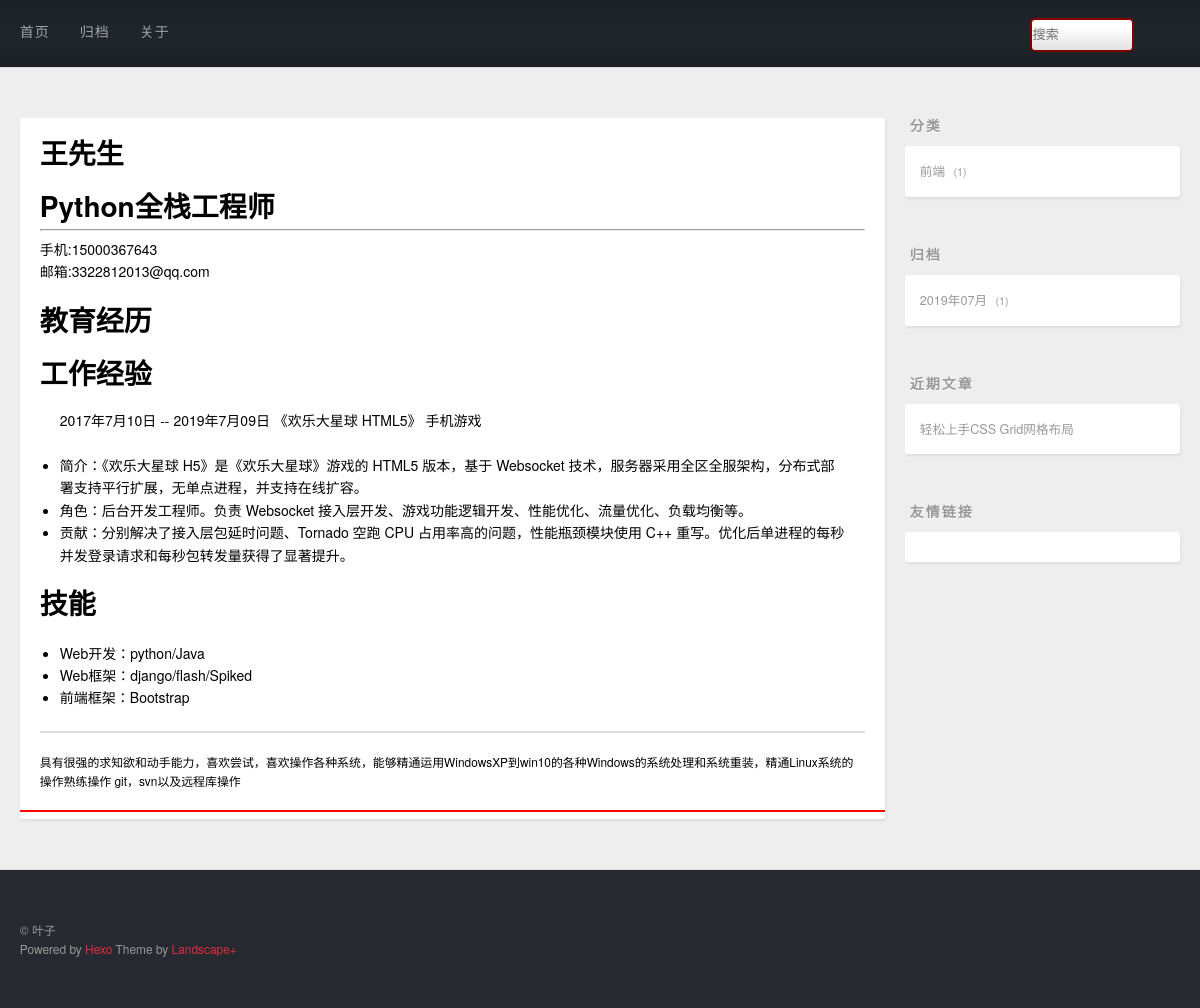
The page /aboutme on the database as committed earlier.
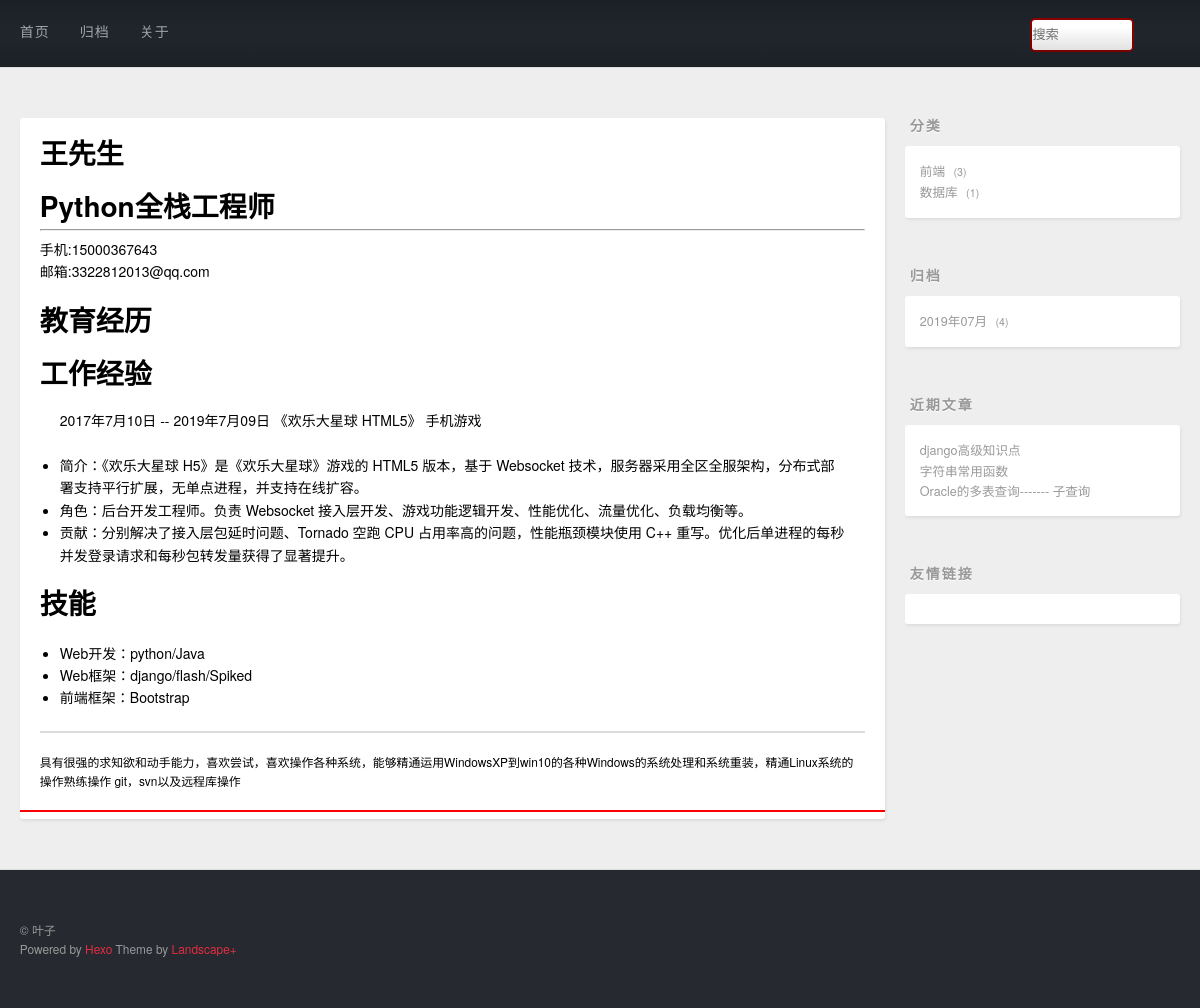
The same page on the database as committed later.
### post/models.py (models this page shows, shortened)
class Post(models.Model):
    title = models.CharField(max_length=128,unique=True)
    desc = models.TextField()
    content = models.TextField()
    created = models.DateField(auto_now_add=True)
    modified = models.DateField(auto_now_add=True)
    category = models.ForeignKey(Category,on_delete=models.CASCADE)
    tags = models.ManyToManyField(Tags)
    class Meta:
        db_table = 't_post'
        verbose_name_plural = '帖子'

### post/views.py (the view)
# urls.py: url(r'aboutme',views.aboutme),
def aboutme(request):
    return render(request,'aboutme.html')

### post/countextprocessors.py (called while the page is built)
def getrightinfo(request):
    from django.db.models import Count
    cate_posts = Post.objects.values('category__cname','category').annotate(count=Count('*')).order_by('-count')
    from django.db import connection
    cursor=connection.cursor()
    arc_posts = cursor.execute("select created,count('*') as count from t_post group by strftime('%Y-%m',created) order by count desc")
    recent_posts = Post.objects.order_by('-id')[:3]
    return {'cate_posts':cate_posts,'recent_posts':recent_posts,'arc_posts':arc_posts}

### templates/aboutme.html (shortened to what this page needs)
{% extends 'base.html' %}
{% block main %}
    <article class="article article-type-page">
<div class="article-inner">
    <header class="article-header">
    <p class="article-title">
      王先生
    </p>
    <br>
    <h1 class="article-title">
      Python全栈工程师
    </h1>
    <hr>
        <p class="article-tag-list-item">手机:15000367643</p>
        <br>
        <p class="article-tag-list-item">邮箱:3322812013@qq.com</p>
        <br>
        <br>
    </header>
<div class="article-entry">
     <article class="article-title">教育经历</article>
</div>
<div class="article-entry">
     <article class="article-title">工作经验</article>
        <article class="article-header">
          2017年7月10日 -- 2019年7月09日 《欢乐大星球 HTML5》 手机游戏
      </article>
            <ul>
           <li>简介：《欢乐大星球 H5》是《欢乐大星球》游戏的 HTML5 版本，基于 Websocket 技术，服务器采用全区全服架构，分布式部署支持平行扩展，无单点进程，并支持在线扩容。</li>
           <li>角色：后台开发工程师。负责 Websocket 接入层开发、游戏功能逻辑开发、性能优化、流量优化、负载均衡等。</li>
           <li>贡献：分别解决了接入层包延时问题、Tornado 空跑 CPU 占用率高的问题，性能瓶颈模块使用 C++ 重写。优化后单进程的每秒并发登录请求和每秒包转发量获得了显著提升。</li>
        </ul>
</div>
<div class="article-entry">
     <article class="article-title">技能</article>
        <ul>
  <li>Web开发：python/Java</li>
  <li>Web框架：django/flash/Spiked</li>
  <li>前端框架：Bootstrap </li>
        </ul>
</div>
<div class="article-footer">
具有很强的求知欲和动手能力，喜欢尝试，喜欢操作各种系统，能够精通运用WindowsXP到win10的各种Windows的系统处理和系统重装，精通Linux系统的操作熟练操作
    git，svn以及远程库操作
</div>
    <hr color="red">
</div>
</article>
{% endblock main %}

### templates/right.html (shortened to what this page needs)
<aside id="sidebar">
  <div class="widget-wrap">
    <h3 class="widget-title">分类</h3>
    <div class="widget">
      <ul class="category-list">
          {% for cate_post in cate_posts %}
            <li class="category-list-item">
              <a class="category-list-link" href="/category/{{ cate_post.category }}/">{{ cate_post.category__cname }}</a>
              <span class="category-list-count">{{ cate_post.count }}</span>
            </li>
          {% endfor %}
      </ul>
      </div>
  </div>
  <div class="widget-wrap">
    <h3 class="widget-title">归档</h3>
    <div class="widget">
      <ul class="archive-list">
            {% for ap in arc_posts %}
            <li class="archive-list-item">
                <a class="archive-list-link" href="/archive/{{ ap.0|date:'Y' }}/{{ ap.0|date:'m' }}/">{{ ap.0|date:'Y年m月' }} </a>
                <span class="archive-list-count">{{ ap.1 }}</span>
            </li>
          {% endfor %}
      </ul>
    </div>
  </div>
  <div class="widget-wrap">
    <h3 class="widget-title">近期文章</h3>
    <div class="widget">
      <ul>
            {% for rp in recent_posts %}
                <li>
                    <a href="/post/{{ rp.id }}/" target="_blank">{{ rp.title }}</a>
                </li>
            {% endfor %}
      </ul>
    </div>
  </div>
  <div class="widget-wrap">
    <h3 class="widget-title">友情链接</h3>
    <div class="widget">
    </div>
  </div>
</aside>

Rows that differ between the two databases and show on the page:
no longer on this page (row edited): Post: title "轻松上手CSS Grid网格布局"
added Post: title "django高级知识点"
added Post: title "字符串常用函数"
added Post: title "Oracle的多表查询------- 子查询"
Other text that changed with them:
new list line: "前端 3"
new list line: "数据库 1"
new list line: "2019年07月 4"
list line gone: "前端 1"
list line gone: "2019年07月 1"
